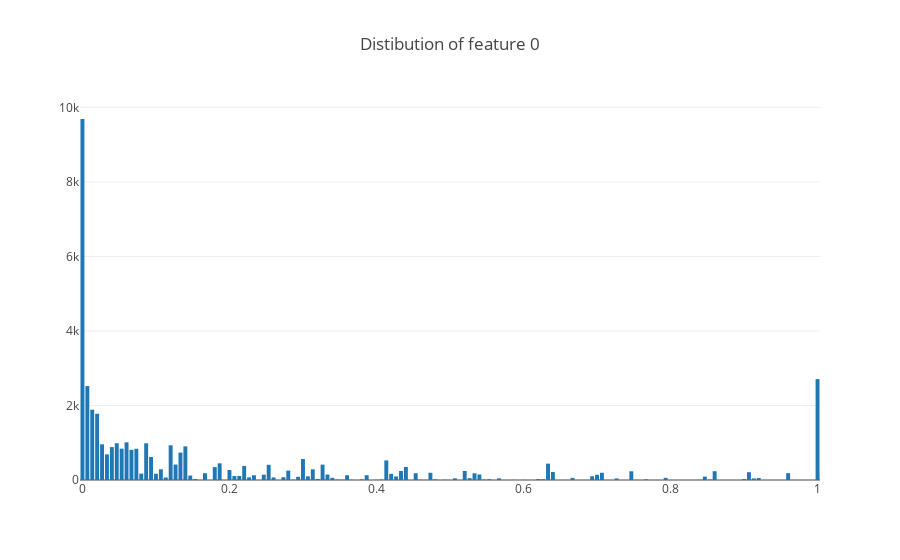
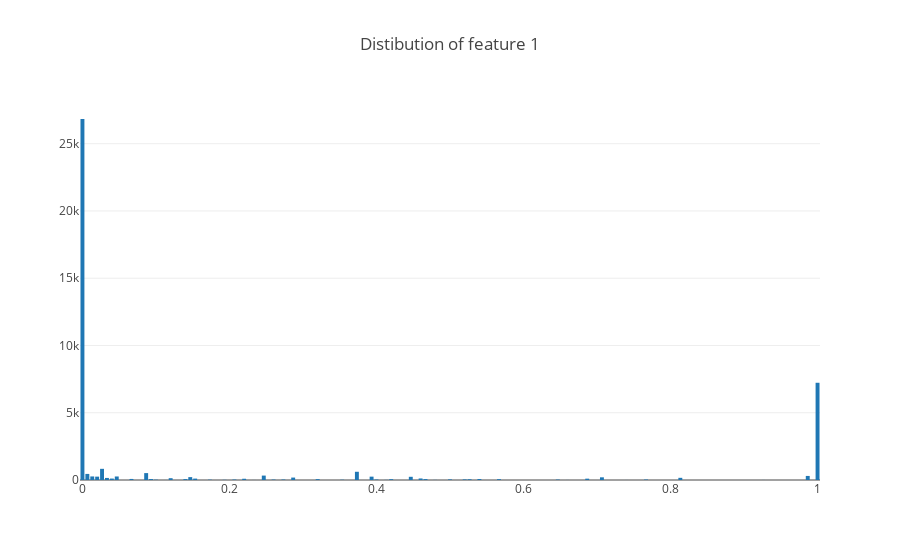
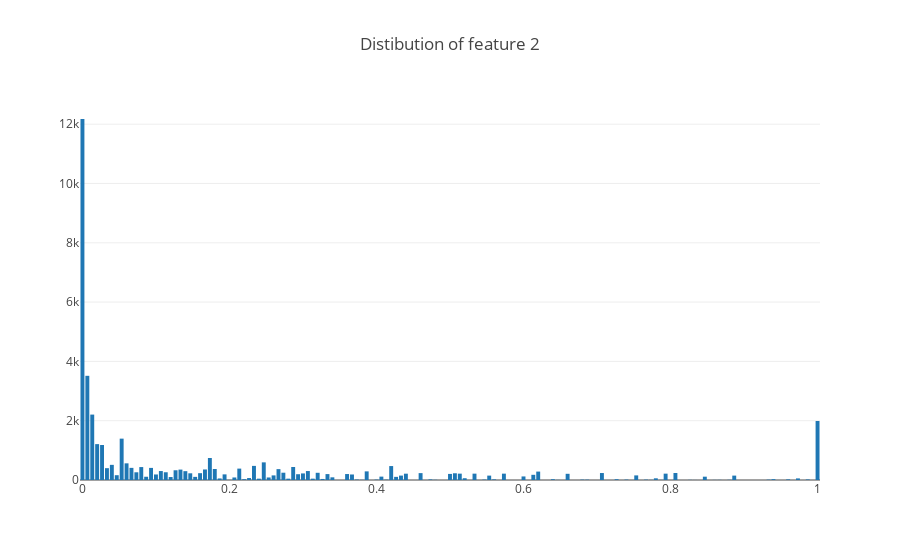
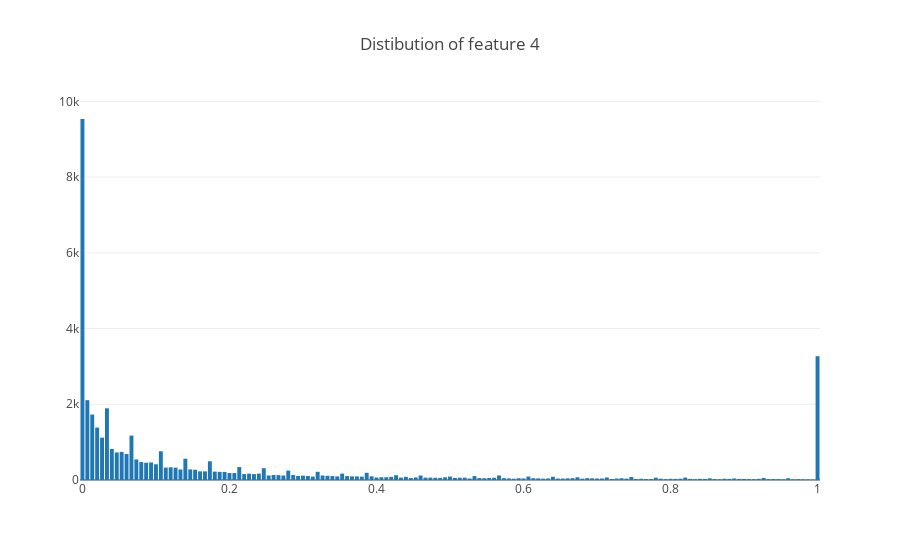

Notebook code for these charts, in order:
### Markdown cell above
Вновь построим диаграммы распределений для преобразованных и отмасштабированных количественных признаков.

### Code cell
features_of_type("quantitative").foreach( x => plot_vector_distribution(data_XY(::,x), x) )

### Figure 1 — Plotly figure (JSON) as saved in the notebook; plotly's stock layout.template omitted (floating-point values rounded to 4 significant figures; data arrays with more than 128 entries replaced by an {"elided": "..."} marker saying what was removed)
{"data": [{"type": "bar", "x": {"elided": "151 float values"}, "y": {"elided": "151 int values"}}], "layout": {"title": "Distibution of feature 0"}}

### Figure 2 — Plotly figure (JSON) as saved in the notebook; plotly's stock layout.template omitted (floating-point values rounded to 4 significant figures; data arrays with more than 128 entries replaced by an {"elided": "..."} marker saying what was removed)
{"data": [{"type": "bar", "x": {"elided": "151 float values"}, "y": {"elided": "151 int values"}}], "layout": {"title": "Distibution of feature 1"}}

### Figure 3 — Plotly figure (JSON) as saved in the notebook; plotly's stock layout.template omitted (floating-point values rounded to 4 significant figures; data arrays with more than 128 entries replaced by an {"elided": "..."} marker saying what was removed)
{"data": [{"type": "bar", "x": {"elided": "151 float values"}, "y": {"elided": "151 int values"}}], "layout": {"title": "Distibution of feature 2"}}

### Figure 4 — Plotly figure (JSON) as saved in the notebook; plotly's stock layout.template omitted (floating-point values rounded to 4 significant figures; data arrays with more than 128 entries replaced by an {"elided": "..."} marker saying what was removed)
{"data": [{"type": "bar", "x": {"elided": "151 float values"}, "y": {"elided": "151 int values"}}], "layout": {"title": "Distibution of feature 4"}}
